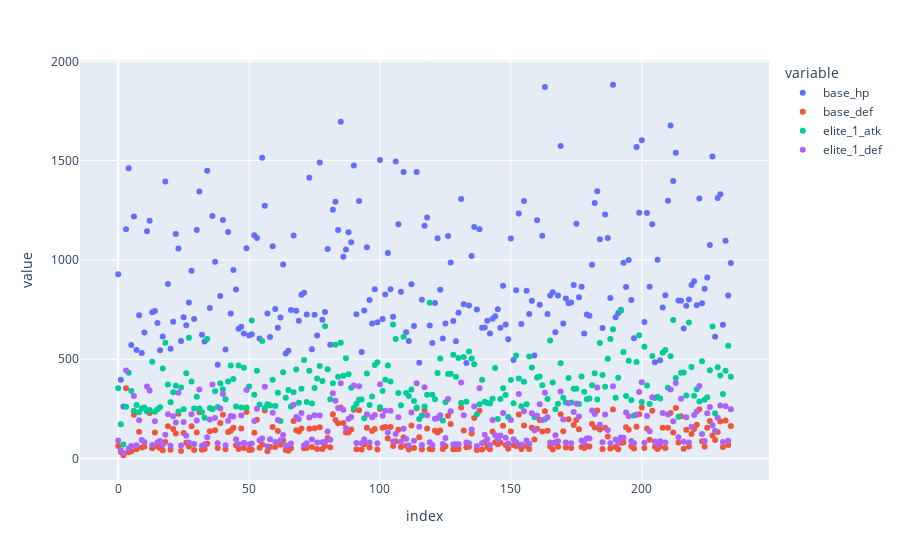

Notebook code cell kept with this figure:
### Code cell
px.scatter(df.iloc[0:, 1:-2 ])

### Figure 1 — Plotly figure (JSON) as saved in the notebook; plotly's stock layout.template omitted (floating-point values rounded to 4 significant figures; data arrays with more than 128 entries replaced by an {"elided": "..."} marker saying what was removed)
{"data": [{"hovertemplate": "variable=base_hp<br>index=%{x}<br>value=%{y}<extra></extra>", "legendgroup": "base_hp", "marker": {"color": "#636efa", "symbol": "circle"}, "mode": "markers", "name": "base_hp", "orientation": "v", "showlegend": true, "type": "scatter", "x": {"elided": "235 int values"}, "xaxis": "x", "y": {"elided": "235 int values"}, "yaxis": "y"}, {"hovertemplate": "variable=base_def<br>index=%{x}<br>value=%{y}<extra></extra>", "legendgroup": "base_def", "marker": {"color": "#EF553B", "symbol": "circle"}, "mode": "markers", "name": "base_def", "orientation": "v", "showlegend": true, "type": "scatter", "x": {"elided": "235 int values"}, "xaxis": "x", "y": {"elided": "235 int values"}, "yaxis": "y"}, {"hovertemplate": "variable=elite_1_atk<br>index=%{x}<br>value=%{y}<extra></extra>", "legendgroup": "elite_1_atk", "marker": {"color": "#00cc96", "symbol": "circle"}, "mode": "markers", "name": "elite_1_atk", "orientation": "v", "showlegend": true, "type": "scatter", "x": {"elided": "235 int values"}, "xaxis": "x", "y": {"elided": "235 int values"}, "yaxis": "y"}, {"hovertemplate": "variable=elite_1_def<br>index=%{x}<br>value=%{y}<extra></extra>", "legendgroup": "elite_1_def", "marker": {"color": "#ab63fa", "symbol": "circle"}, "mode": "markers", "name": "elite_1_def", "orientation": "v", "showlegend": true, "type": "scatter", "x": {"elided": "235 int values"}, "xaxis": "x", "y": {"elided": "235 int values"}, "yaxis": "y"}], "layout": {"legend": {"title": {"text": "variable"}, "tracegroupgap": 0}, "margin": {"t": 60}, "xaxis": {"anchor": "y", "domain": [0, 1], "title": {"text": "index"}}, "yaxis": {"anchor": "x", "domain": [0, 1], "title": {"text": "value"}}}}
